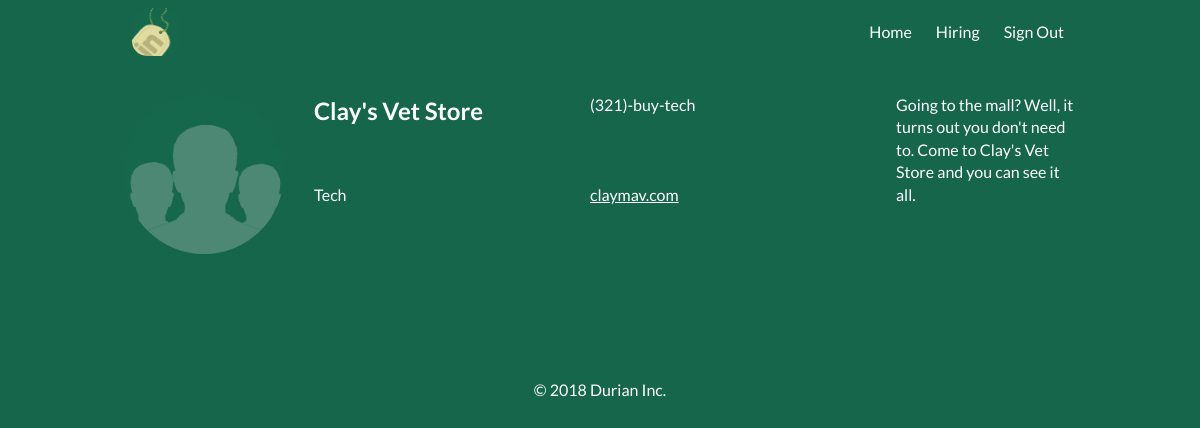
Page /organization/2/ (signed in) on the committed database.
### tables this page shows
CREATE TABLE organization (
	id int not null,
	name varchar ( 80 ) not null,
	location varchar ( 80 ) not null,
	image varchar ( 80 ) default "orgdefault.png",
	url varchar ( 80 ) not null,
	industry varchar ( 80 ) not null,
	profit int check (profit <=1 and profit >=0),
	bio	varchar ( 240 ),
	contact	varchar ( 240 ) not null,
	PRIMARY KEY(id)
);

### app/views.py (the view, shortened to what this page needs)
@app.route('/organization/<id>/', methods=['GET'])
@uses_template('organization.html')
def orgpro(id):
    org = get_organization(int(id))
    org_posts = get_posts(int(id))
    org_stuff = []
    if org is None:
        abort(404)
    organization = {
        'id': org[0],
        'name': org[1],
        'location': org[2],
        'image': org[3],
        'bio': org[7],
        'url': org[4],
        'contact': org[8],
        'type': org[5]
    }
    return {
        'organization': organization,
        'posts': org_stuff
    }

### app/utils.py (called while the page is built)
def get_organization(orgid=None):
    organization = None
    if orgid is None:
        command = "SELECT * FROM organization"
    else:
        command = "SELECT * FROM organization WHERE id = {} ".format(orgid)
    with sql.connect(DATABASE) as con:
        cur = con.cursor()
        cur.execute(command)
        if orgid:
            organization = cur.fetchone()
        else:
            organization = cur.fetchall()
        cur.close()
    if organization is not None and len(organization) > 10:
        return organization[0:10]
    else:
        return organization

def get_posts(orgid=None):
    posts = None
    if orgid is None:
        command = "SELECT P.postdate, P.image, P.posttext, O.name, O.image FROM post as P, organization as O WHERE P.posterid = O.id"
    else:
        command = "SELECT P.postdate, P.image, P.posttext, O.name, O.image FROM post AS P, organization AS O WHERE P.posterid = O.id AND O.id = {}".format(orgid)
    with sql.connect(DATABASE) as con:
        cur = con.cursor()
        cur.execute(command)
        posts = cur.fetchall()
        cur.close()
    return posts[0:10]

### app/templates/organization.html (shortened to what this page needs)
{% extends "base.html" %}
{% block head %}
<link href="/static/css/organization.css" rel="stylesheet">
{% endblock %}
{% block body %}
<div class="organization___header">
  <img class="organization___image" src="/static/img/{{ organization.image }}">
  <div class="organization___name">
    <h2>{{ organization.name }}</h2>
    <p class="organization___contact">{{ organization.contact }}</p>
    <p class="organization___type">{{ organization.type }}</p>
    <a class="organization___url" href="http://{{ organization.url }}" style="color: white;">{{ organization.url }}</a>
  </div>
  <p class="organization___bio">{{ organization.bio }}</p>
</div>
{% include 'social.html' %}
{% endblock %}

### app/static/css/main.css (style rules this page uses)
* { box-sizing: border-box; }
html { font-family: 'Lato', sans-serif; background: #15664B; }
html, body { min-height: 100%; margin: 0; }
html body { color: white; }

### app/static/css/defaults.css (style rules this page uses)
html { color: #222; font-size: 1em; line-height: 1.4; }
audio, canvas, iframe, img, svg, video { vertical-align: middle; }

### app/static/css/organization.css (style rules this page uses)
.organization___header { display: flex; flex-wrap: wrap; margin-bottom: 80px; }
.organization___header * { margin-top: 0; margin-bottom: 0; }
.organization___image { height: 160px; width: 160px; border-radius: 50%; margin-right: 30px; }
.organization___name { flex: 1; display: flex; flex-wrap: wrap; }
.organization___name * { width: 50%; height: 50%; }
.organization___bio { color: white; height: 180px; width: 180px; margin-left: 30px; }

### rows in the picture
organization: image (placeholder picture), name "Clay's Vet Store", contact "(321)-buy-tech", type "Tech", url "claymav.com", bio "Going to the mall? Well, it turns out you don't need to. Come to Clay's Vet Store and you can see it all."
